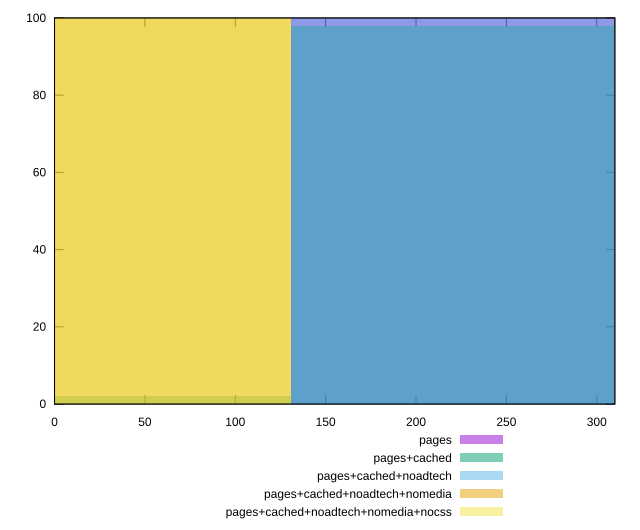

This chart was generated by the following gnuplot code:
reset

$pages <<EOF
262.1121844979756 100
EOF

$pagesCached <<EOF
0 2
262.1121844979756 98
EOF

$pagesCachedNoadtech <<EOF
262.1121844979756 100
EOF

$pagesCachedNoadtechNomedia <<EOF
0 100
EOF

$pagesCachedNoadtechNomediaNocss <<EOF
0 100
EOF

set key outside below
set boxwidth 262.1121844979756
set xrange [0:310]
set yrange [0:100]
set trange [0:100]
set style fill transparent solid 0.5 noborder
set terminal svg size 640, 530 enhanced background rgb 'white'
set output "report_00019_2021-02-10T18-14-37.922Z//offscreen-images/comparison/histogram/all_raw.svg"

plot $pages title "pages" with boxes, \
     $pagesCached title "pages+cached" with boxes, \
     $pagesCachedNoadtech title "pages+cached+noadtech" with boxes, \
     $pagesCachedNoadtechNomedia title "pages+cached+noadtech+nomedia" with boxes, \
     $pagesCachedNoadtechNomediaNocss title "pages+cached+noadtech+nomedia+nocss" with boxes

reset
